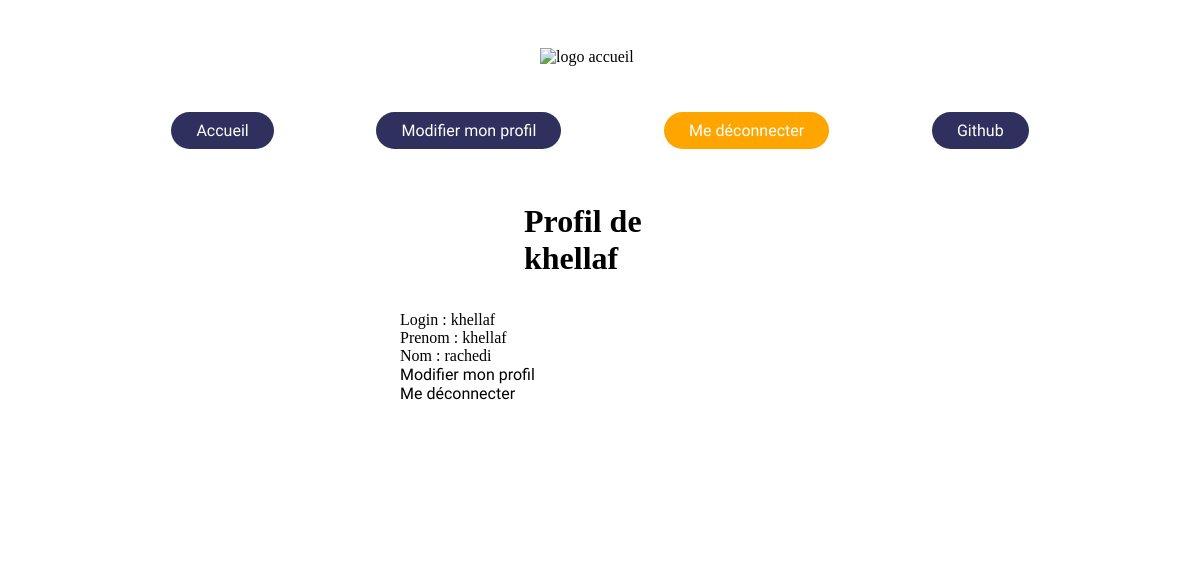
Screenshot of /profil.php?id=2 (signed in) with the database file from the repository.
### tables this page shows
CREATE TABLE IF NOT EXISTS `utilisateurs` (
  `id` int(11) NOT NULL AUTO_INCREMENT,
  `login` varchar(255) NOT NULL,
  `prenom` varchar(255) NOT NULL,
  `nom` varchar(255) NOT NULL,
  `password` varchar(255) NOT NULL,
  PRIMARY KEY (`id`)
);

### profil.php (the view, shortened to what this page needs)
<?php
include('bdd.php');
if (isset($_GET['id']) && $_GET['id'] > 0) {
    $getid = intval($_GET['id']);
    $requser = $bdd->prepare('SELECT * FROM utilisateurs WHERE id = ?');
    $requser->execute(array($getid));
    $userinfo = $requser->fetch();
?>
    <!DOCTYPE html>
    <html lang="en">
    <head>
        <link rel="stylesheet" href="css.css">
    </head>
    <header>
        <section>
            <article>
                <img class="logo-ariane" src="https://zupimages.net/up/21/47/b5rb.png" alt="logo accueil" />
            </article>
            <ul class="navbar">
                <li>
                    <a href="index.php"><button>Accueil</button></a>
                </li>
                <?php
            if (isset($_SESSION['id']) && $userinfo['id'] == $_SESSION['id']) {
            ?>
                <li>
                <a href="editionprofil.php"><button>Modifier mon profil</button></a>
                </li>
                <li>
                <a href="deconnexion.php"><button class="bouton-deconnexion">Me déconnecter</button></a>
                </li>
                <?php
            }
            ?>
                <li>
                    <a href="https://github.com/khellaf-rachedi/module-connexion"><button>Github</button></a>
                </li>
            </ul>
        </section>
    </header>
    <body class="background-profil">
        <div id="container">
            <h1>Profil de <?php echo $userinfo['login']; ?></h1>
            Login : <?php echo $userinfo['login']; ?>
            <br />
            Prenom : <?php echo $userinfo['prenom']; ?>
            <br />
            Nom : <?php echo $userinfo['nom']; ?>
            <?php
            if (isset($_SESSION['id']) && $userinfo['id'] == $_SESSION['id']) {
            ?>
                <a class="lien-profil" href="editionprofil.php">Modifier mon profil</a>
                <a class="lien-profil" href="deconnexion.php">Me déconnecter</a>
            <?php
            }
            ?>
        </div>
        <footer>
        <div class="row">
            <div>
                <h3><a href="index.php">ACCUEIL</a></h3>
            </div>
            <div>
                <h3><a href="profil.php">Profil</a></h3>
            </div>
            <div>
                <h3> <a href="https://github.com/khellaf-rachedi/module-connexion">GITHUB</a></h3>
            </div>
        </div>
    </footer>
    </body>
    </html>
<?php
}
?>

### css.css (style rules this page uses)
body { box-sizing: border-box; background-image: url("https://acegif.com/wp-content/gif/outerspace-85.gif"); background-size: cover; background-attachment: fixed; }
.logo-ariane { padding-left: 45%; margin-top: 4%; }
li,a,button { font-family: "Montserrat Alternates"; font-weight: 500; font-size: 100%; color:white; text-decoration: none; }
.navbar { display: flex; justify-content: space-around; align-items: center; padding: 30px 10%; list-style: none; }
.navbar li { display: inline-block; padding:0px, 28px; }
.navbar li a { transition: all 0.3s ease 0s; }
button { padding: 9px 25px; background-color: rgb(48, 48, 94); border:none; border-radius: 50px; cursor: pointer; transition: all 0.3s ease 0s; }
h3 { font-weight:bold; font-size:20px; color:black; }
.row { display: flex; justify-content: space-around; text-align: 5%; font-size: 20px; padding-top: 2%; margin-top: 5%; }
footer { background-image: url('https://zupimages.net/up/21/47/fxj2.jpg'); background-size: cover; margin:0% }
a { color:white; text-decoration: none; }
.background-profil { background-image: url("https://zupimages.net/up/21/48/o4zj.jpg"); background-attachment: fixed; background-size: cover; margin-top: 1%; margin:0% }
#container { width:400px; margin:10% auto; margin-top:1%; margin-bottom: 5%; }
#container h1 { width: 38%; margin: 6% auto; padding-bottom: 10px; }
.bouton-deconnexion { padding: 9px 25px; background-color:orange; border:none; border-radius: 50px; cursor: pointer; transition: all 0.3s ease 0s; }
.lien-profil { color:black; }

### rows the page displays
utilisateurs: login "khellaf", prenom "khellaf", nom "rachedi"
